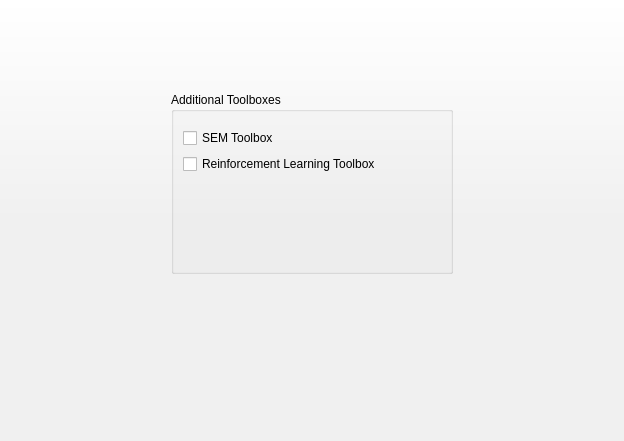
<?xml version="1.0" encoding="UTF-8"?>
<ui version="4.0">
 <class>OptionsForm</class>
 <widget class="QWidget" name="OptionsForm">
  <property name="geometry">
   <rect>
    <x>0</x>
    <y>0</y>
    <width>624</width>
    <height>441</height>
   </rect>
  </property>
  <property name="windowTitle">
   <string>Form</string>
  </property>
  <property name="styleSheet">
   <string notr="true">QWidget#optionsBackground {
	background-color: qlineargradient(spread:pad, x1:0, y1:0, x2:0, y2:1, stop:0 rgb(255, 255, 255), stop:0.5 rgb(240, 240, 240));
}</string>
  </property>
  <layout class="QGridLayout" name="gridLayout">
   <property name="leftMargin">
    <number>0</number>
   </property>
   <property name="topMargin">
    <number>0</number>
   </property>
   <property name="rightMargin">
    <number>0</number>
   </property>
   <property name="bottomMargin">
    <number>0</number>
   </property>
   <item row="0" column="0">
    <widget class="QWidget" name="optionsBackground" native="true">
     <layout class="QGridLayout" name="gridLayout_2">
      <item row="1" column="1">
       <widget class="QWidget" name="widget" native="true">
        <property name="minimumSize">
         <size>
          <width>300</width>
          <height>200</height>
         </size>
        </property>
        <layout class="QGridLayout" name="gridLayout_3">
         <item row="0" column="0">
          <widget class="QGroupBox" name="groupBox">
           <property name="title">
            <string>Additional Toolboxes</string>
           </property>
           <property name="flat">
            <bool>true</bool>
           </property>
           <layout class="QGridLayout" name="gridLayout_4">
            <property name="topMargin">
             <number>16</number>
            </property>
            <item row="0" column="0">
             <widget class="QCheckBox" name="plugins_sem">
              <property name="text">
               <string>SEM Toolbox</string>
              </property>
             </widget>
            </item>
            <item row="2" column="0">
             <spacer name="verticalSpacer_3">
              <property name="orientation">
               <enum>Qt::Vertical</enum>
              </property>
              <property name="sizeHint" stdset="0">
               <size>
                <width>20</width>
                <height>40</height>
               </size>
              </property>
             </spacer>
            </item>
            <item row="1" column="0">
             <widget class="QCheckBox" name="toolboxes_r11tLearn">
              <property name="text">
               <string>Reinforcement Learning Toolbox</string>
              </property>
             </widget>
            </item>
           </layout>
          </widget>
         </item>
        </layout>
       </widget>
      </item>
      <item row="0" column="1">
       <spacer name="verticalSpacer">
        <property name="orientation">
         <enum>Qt::Vertical</enum>
        </property>
        <property name="sizeHint" stdset="0">
         <size>
          <width>20</width>
          <height>59</height>
         </size>
        </property>
       </spacer>
      </item>
      <item row="1" column="0">
       <spacer name="horizontalSpacer">
        <property name="orientation">
         <enum>Qt::Horizontal</enum>
        </property>
        <property name="sizeHint" stdset="0">
         <size>
          <width>137</width>
          <height>20</height>
         </size>
        </property>
       </spacer>
      </item>
      <item row="1" column="2">
       <spacer name="horizontalSpacer_2">
        <property name="orientation">
         <enum>Qt::Horizontal</enum>
        </property>
        <property name="sizeHint" stdset="0">
         <size>
          <width>137</width>
          <height>20</height>
         </size>
        </property>
       </spacer>
      </item>
      <item row="3" column="1">
       <spacer name="verticalSpacer_2">
        <property name="orientation">
         <enum>Qt::Vertical</enum>
        </property>
        <property name="sizeHint" stdset="0">
         <size>
          <width>20</width>
          <height>59</height>
         </size>
        </property>
       </spacer>
      </item>
      <item row="2" column="1">
       <spacer name="verticalSpacer_4">
        <property name="orientation">
         <enum>Qt::Vertical</enum>
        </property>
        <property name="sizeHint" stdset="0">
         <size>
          <width>20</width>
          <height>40</height>
         </size>
        </property>
       </spacer>
      </item>
     </layout>
    </widget>
   </item>
  </layout>
 </widget>
 <resources/>
 <connections/>
</ui>
